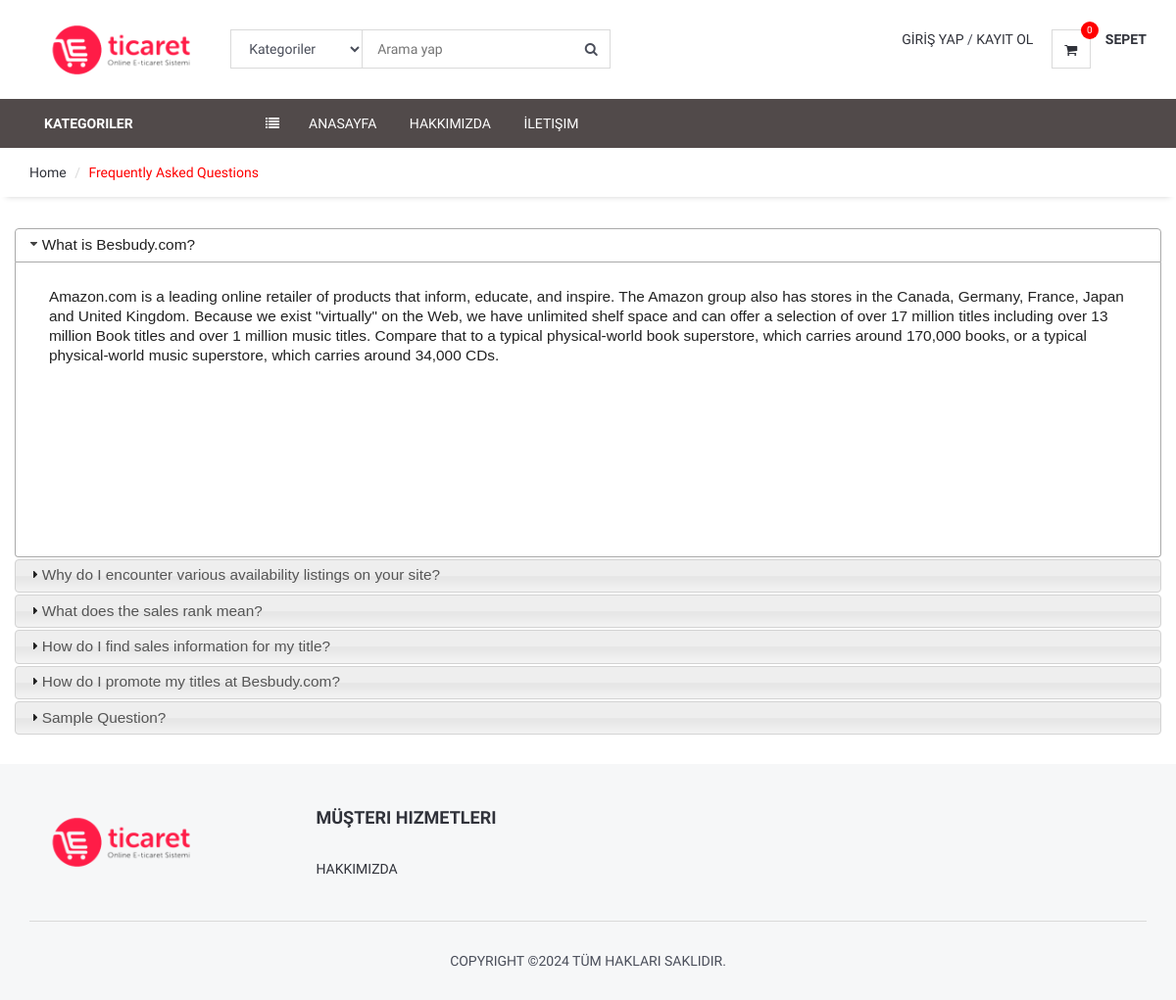
Screenshot of /faq/ with the database file from the repository.
### home/models.py (models this page shows, shortened)
class FAQ(models.Model):
    STATUS = (
        ('True', 'True'),
        ('False', 'False'),
    )
    lang =  models.CharField(max_length=6, choices=langlist, blank=True, null=True)
    ordernumber = models.IntegerField()
    question = models.CharField(max_length=200)
    answer = RichTextUploadingField()
    status=models.CharField(max_length=10, choices=STATUS)
    create_at=models.DateTimeField(auto_now_add=True)
    update_at=models.DateTimeField(auto_now=True)

### home/views.py (the view)
# urls.py: path('faq/', views.faq, name='faq'),
def faq(request):
    defaultlang = settings.LANGUAGE_CODE[0:2]
    currentlang = request.LANGUAGE_CODE[0:2]
    if defaultlang==currentlang:
        faq = FAQ.objects.filter(status="True",lang=defaultlang).order_by("ordernumber")
    else:
        faq = FAQ.objects.filter(status="True",lang=currentlang).order_by("ordernumber")
    context = {
        'faq': faq,
    }
    return render(request, 'faq.html', context)

### home/templatetags/myapptags.py (called while the page is built)
@register.simple_tag
def shopcartcount(userid):
    count = ShopCart.objects.filter(user_id=userid).count()
    return count

### home/templates/faq.html (shortened to what this page needs)
{% extends 'homebase.html' %}
{% block sidebar %} {% include 'sidebar.html' %} {% endblock %}
{% block body %}
    <div id="breadcrumb">
        <div class="container">
            <ul class="breadcrumb">
                <li><a href="/">Home</a></li>
                <li class="active">Frequently Asked Questions</li>
            </ul>
        </div>
    </div>
    <div class="section">
        <div class="container">
            <div class="row">
                <div id="accordion">
                    {% for rs in faq %}
                        <h3>{{ rs.question }}</h3>
                        <div>
                            <p>
                                {{ rs.answer | safe }}
                            </p>
                        </div>
                    {% endfor %}
                </div>
            </div>
        </div>
    </div>
{% endblock %}

### home/static/css/style.css (style rules this page uses)
body { font-family: 'Hind', sans-serif; color: #4A4E5A; overflow-x: hidden; }
h1, h2, h3, h4, h5, h6 { color: #30323A; margin: 0 0 10px; font-weight: 700; }
a { color: #30323A; -webkit-transition: 0.3s color; transition: 0.3s color; }
ul, ol { margin: 0; padding: 0; list-style: none }
.section { padding-top: 30px; padding-bottom: 30px; }
#breadcrumb { -webkit-box-shadow: 0px 6px 6px -6px rgba(0, 0, 0, 0.175); box-shadow: 0px 6px 6px -6px rgba(0, 0, 0, 0.175); }
.breadcrumb { background-color: transparent; border: none; border-radius: 0px; padding: 15px 0px; margin: 0; }
.breadcrumb>.active { color: red; }
.breadcrumb>li+li:before { color: #DADADA; }

### rows the page displays
FAQ: question "What is Besbudy.com?", answer "Amazon.com is a leading online retailer of products that inform, educate, and inspire. The Amazon group also has stores in the Canada, Germany, France, Japan and United Kingdom. Because we exist \"virtually\" on the Web, we have unlimited shelf space and can offer a selection of over 17 million titles including over 13 million Book titles and over 1 million music titles. Compare that to a typical physical-world book superstore, which carries around 170,000 books, or a typical physical-world music superstore, which carries around 34,000 CDs."
FAQ: question "Why do I encounter various availability listings on your site?"
FAQ: question "What does the sales rank mean?"
FAQ: question "How do I find sales information for my title?"
FAQ: question "How do I promote my titles at Besbudy.com?"
FAQ: question "Sample Question?"

### other values shown
{{ count }} "0"
